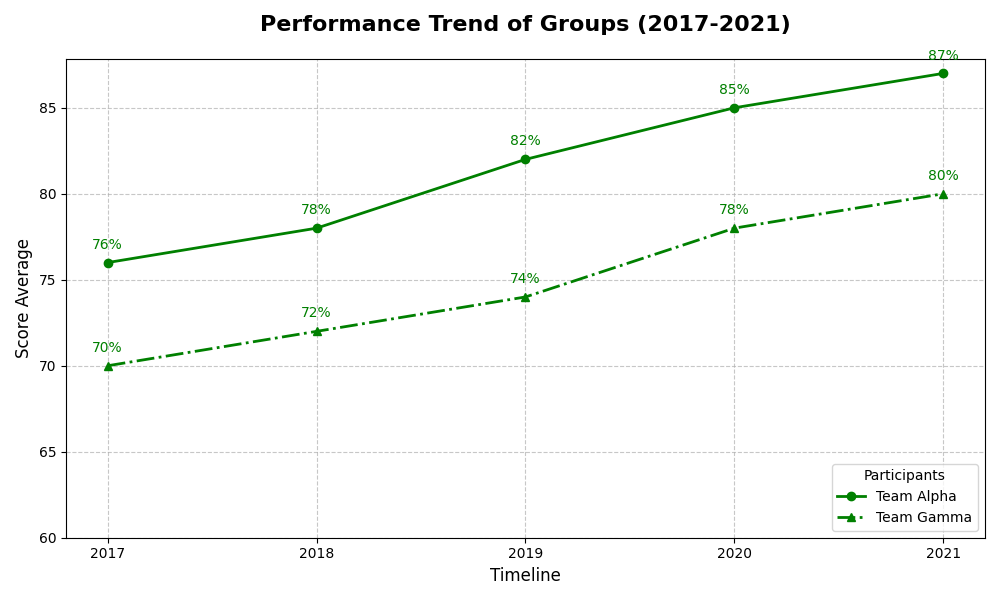

This figure's Python source:
import numpy as np
import matplotlib.pyplot as plt

years = np.array([2017, 2018, 2019, 2020, 2021])
group_a_scores = np.array([76, 78, 82, 85, 87])
group_c_scores = np.array([70, 72, 74, 78, 80])

fig, ax = plt.subplots(figsize=(10, 6))

# Altering textual elements such as group labels
ax.plot(years, group_a_scores, label='Team Alpha', marker='o', linestyle='-', linewidth=2, markersize=6, color='green')
ax.plot(years, group_c_scores, label='Team Gamma', marker='^', linestyle='-.', linewidth=2, markersize=6, color='green')

# Changing the title
ax.set_title('Performance Trend of Groups (2017-2021)', fontsize=16, fontweight='bold', pad=20)

# Modifying axis labels
ax.set_xlabel('Timeline', fontsize=12)
ax.set_ylabel('Score Average', fontsize=12)

ax.set_xticks(years)
ax.set_yticks(np.arange(60, 90, 5))

ax.grid(True, linestyle='--', alpha=0.7)

# Updating legend title
ax.legend(loc='lower right', title='Participants')

# Annotating the points for clarity
for i in range(len(years)):
    ax.annotate(f'{group_a_scores[i]}%', xy=(years[i], group_a_scores[i]), textcoords="offset points", xytext=(0, 10), ha='center', color='green')
    ax.annotate(f'{group_c_scores[i]}%', xy=(years[i], group_c_scores[i]), textcoords="offset points", xytext=(0, 10), ha='center', color='green')

plt.tight_layout()
plt.show()
